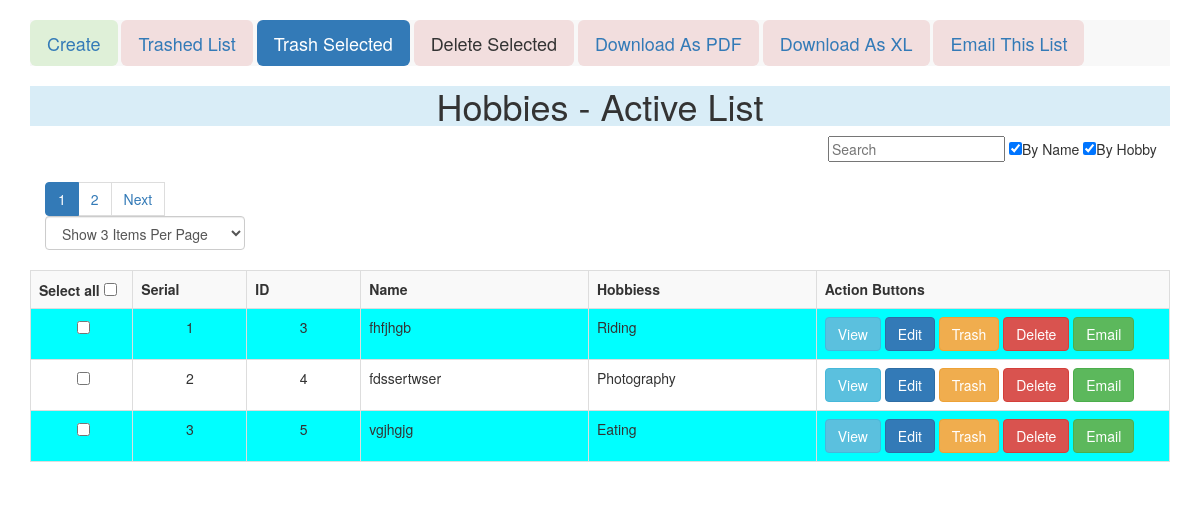
Screenshot of /views/SEID175166/Hobbies/index.php with the database file from the repository.
### tables this page shows
CREATE TABLE `hobbies` (
  `id` int(13) NOT NULL,
  `name` varchar(100) NOT NULL,
  `hobbies` varchar(100) NOT NULL,
  `is_trashed` varchar(50) NOT NULL DEFAULT 'NO'
);

### src/BITM/SEID175166/Model/Database.php (called while the page is built, shortened)
<?php
class Database
{
    public function __construct()
    {
        try {
            $this->dbh = new PDO("mysql:host=localhost;dbname=atomic_project_b69", "root", "");
        } catch (PDOException $error) {
            echo $error->getMessage();
        }
    }
}

### src/BITM/SEID175166/Hobbies/Hobbies.php (called while the page is built, shortened)
<?php
class Hobbies extends Database
{
    public function index(){
        $sqlQuery = "SELECT * FROM hobbies WHERE is_trashed='NO'";
        $sth = $this->dbh->query($sqlQuery);
        $sth->setFetchMode(PDO::FETCH_OBJ);
        $allData = $sth->fetchAll();
        return $allData;
    }
    public function getAllKeywordsIndex()
    {
        $_allKeywords = array();
        $allData = $this->index();
        foreach ($allData as $oneData) {
            $_allKeywords[] = trim($oneData->name);
        }
        foreach ($allData as $oneData) {
            $eachString= strip_tags($oneData->name);
            $eachString=trim( $eachString);
            $eachString= preg_replace( "/\r|\n/", " ", $eachString);
            $eachString= str_replace("&nbsp;","",  $eachString);
            $WordsArr = explode(" ", $eachString);
            foreach ($WordsArr as $eachWord){
                $_allKeywords[] = trim($eachWord);
            }
        }
        $allData = $this->index();
        foreach ($allData as $oneData) {
            $_allKeywords[] = trim($oneData->hobbies);
        }
        $allData = $this->index();
        foreach ($allData as $oneData) {
            $eachString= strip_tags($oneData->hobbies);
            $eachString=trim( $eachString);
            $eachString= preg_replace( "/\r|\n/", " ", $eachString);
            $eachString= str_replace("&nbsp;","",  $eachString);
            $WordsArr = explode(" ", $eachString);
            foreach ($WordsArr as $eachWord){
                $_allKeywords[] = trim($eachWord);
            }
        }
        return array_unique($_allKeywords);
    }
    public function indexPaginator($page=1,$itemsPerPage=3){
            $start = (($page-1) * $itemsPerPage);
            $sql = "SELECT * from hobbies  WHERE is_trashed = 'No' LIMIT $start,$itemsPerPage";
            $STH = $this->dbh->query($sql);
            $STH->setFetchMode(PDO::FETCH_OBJ);
            $arrSomeData  = $STH->fetchAll();
            return $arrSomeData;
    }
}

### views/SEID175166/Hobbies/index.php (the view, shortened to what this page needs)
<?php
$obj = new Hobbies();
$allData  =  $obj->index();
$availableKeywords=$obj->getAllKeywordsIndex();
$recordCount= count($allData);
if(isset($_REQUEST['Page']))   $page = $_REQUEST['Page'];
else if(isset($_SESSION['Page']))   $page = $_SESSION['Page'];
else   $page = 1;
if(isset($_REQUEST['ItemsPerPage']))   $itemsPerPage = $_REQUEST['ItemsPerPage'];
else if(isset($_SESSION['ItemsPerPage']))   $itemsPerPage = $_SESSION['ItemsPerPage'];
else   $itemsPerPage = 3;
$pages = ceil($recordCount/$itemsPerPage);
$someData = $obj->indexPaginator($page,$itemsPerPage);
$allData=$someData;
$serial = (($page-1) * $itemsPerPage) +1;
?>
<!doctype html>
<html lang="en">
<head>
    <link rel="stylesheet" href="../../../resources/bootstrap-3.3.7-dist/css/bootstrap.min.css">
    <link rel="stylesheet" href="../../../resources/jquery-ui-1.12.1.custom/jquery-ui.css">
</head>
<body>
<div id="MessageShowDiv" style="height: 20px">
</div>
<div  class="container">
    <div class="nav navbar-default">
        <a href='create.php' class='btn btn-lg bg-success'>Create</a>
        <a href='trashed.php' class='btn btn-lg bg-danger'>Trashed List</a>
        <button id="TrashSelected" class='btn btn-lg bg-primary'>Trash Selected</button>
        <button id="DeleteSelected" class='btn btn-lg bg-danger'>Delete Selected</button>
        <a href='pdf.php' class='btn btn-lg bg-danger'>Download As PDF</a>
        <a href='xl.php' class='btn btn-lg bg-danger'>Download As XL</a>
        <a href='email.php' class='btn btn-lg bg-danger'>Email This List</a>
    </div>
    <div class="bg-info text-center"><h1>Hobbies - Active List</h1></div>
    <table border="1px" class="table table-bordered table-striped">
        <tr>
            <th>Select all  <input id="select_all" type="checkbox"></th>
            <th> Serial </th>
            <th> ID </th>
            <th> Name </th>
            <th> Hobbiess </th>
            <th> Action Buttons </th>
        </tr>
        <div style="margin-left: 70%">
            <form id="searchForm" action="index.php"  method="get" style="margin-top: 5px; margin-bottom: 10px ">
                <input type="text" value="" id="searchID" name="search" placeholder="Search" width="60" >
                <input type="checkbox"  name="byName"   checked  >By Name
                <input type="checkbox"  name="byHobby"  checked >By Hobby
            </form>
        </div>
<form id="multiple" method="post">
        <?php
         foreach ($allData as $oneData){
             if($serial%2) $bgColor = "AQUA";
             else $bgColor = "#ffffff";
             echo "
                                  <tr  style='background-color: $bgColor'>
                                     <td style='padding-left: 4%'><input type='checkbox' class='checkbox' name='mark[]' value='$oneData->id'></td>
                                     <td style='width: 10%; text-align: center'>$serial</td>
                                     <td style='width: 10%; text-align: center'>$oneData->id</td>
                                     <td style='width: 20%;'>$oneData->name</td>
                                      <td style='width: 20%;'>$oneData->hobbies</td>
                                     <td>
                                       <a href='view.php?id=$oneData->id' class='btn btn-info'>View</a>
                                       <a href='edit.php?id=$oneData->id' class='btn btn-primary'>Edit</a>
                                       <a href='trash.php?id=$oneData->id' class='btn btn-warning'>Trash</a>
                                       <a href='delete.php?id=$oneData->id' onclick='return doConfirm()' class='btn btn-danger'>Delete</a>
                                       <a href='email.php?id=$oneData->id' class='btn btn-success'>Email</a>
                                     </td>
                                  </tr>
                              ";
             $serial++;
         }
       ?>
</form>
        <div align="left" class="container">
            <ul class="pagination">
                <?php
                $pagePlusOne  = $page+1;
                for($i=1;$i<=$pages;$i++)
                {
                    if($i==$page) echo '<li class="active"><a href="">'. $i . '</a></li>';
                    else  echo "<li><a href='?Page=$i'>". $i . '</a></li>';
                }
                if($page<$pages) echo "<li><a href='index.php?Page=$pagePlusOne'>" . "Next" . "</a></li>";
                ?>
                <select  class="form-control"  name="ItemsPerPage" id="ItemsPerPage" onchange="javascript:location.href = this.value;" >
                    <?php
                    if($itemsPerPage==3 ) echo '<option value="?ItemsPerPage=3" selected >Show 3 Items Per Page</option>';
                    else echo '<option  value="?ItemsPerPage=3">Show 3 Items Per Page</option>';
                    ?>
                </select>
            </ul>
        </div>
    </table>
</div>
</body>
</html>

### rows the page displays
hobbies: id "3", name "fhfjhgb", hobbies "Riding"
hobbies: id "4", name "fdssertwser", hobbies "Photography"
hobbies: id "5", name "vgjhgjg", hobbies "Eating"
